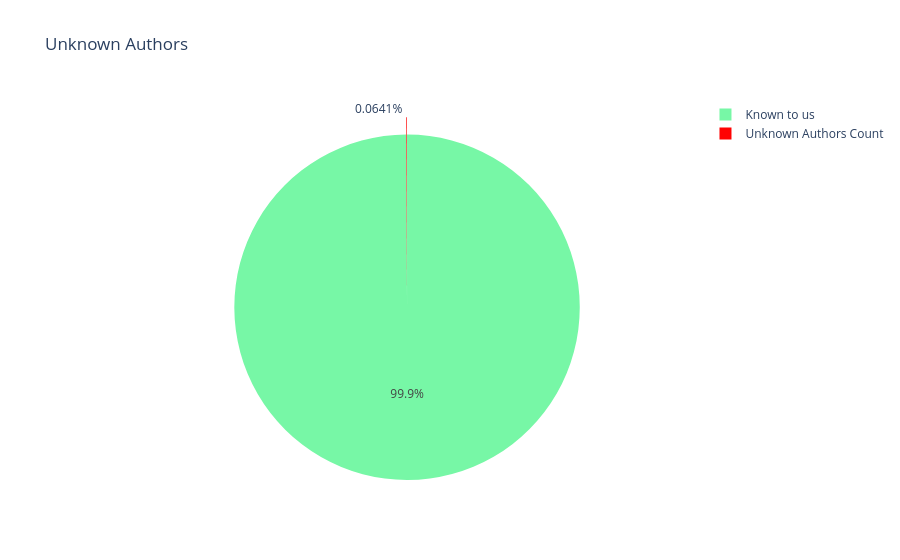

Source (notebook cell):
### Code cell
# Checking how rows have these values
fig=go.Figure(go.Pie(labels=['Unknown Authors Count','Known to us'],
                    values=[len(temp_na_df),len(book_df)-len(temp_na_df)],
                    marker=dict(colors=['#ff0303','#77f7a6']),
                    pull=[0,0.1]))
fig.update_layout(title="Unknown Authors",
                    autosize=False,)
fig.show()

### Figure 1 — Plotly figure (JSON) as saved in the notebook; plotly's stock layout.template omitted (floating-point values rounded to 4 significant figures)
{"data": [{"labels": ["Unknown Authors Count", "Known to us"], "marker": {"colors": ["#ff0303", "#77f7a6"]}, "pull": [0, 0.1], "type": "pie", "values": [40, 62355]}], "layout": {"autosize": false, "title": {"text": "Unknown Authors"}}}
